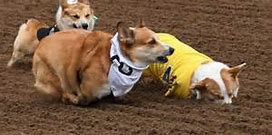
#> input picture Python/Pycharm/8Opencv/test.png, 272 x 135 px
$ python 5.py
#> lines starting #> are read from the running program, lines starting #| are printed output that depends on the picture
import cv2
img=cv2.imread('test.png',0)
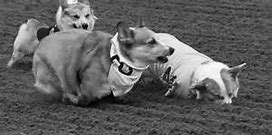
#> img: shape (135, 272); min 0, max 254, mean 96.4
rows,cols=img.shape #第一个参数为旋转中心，第二个为旋转角度，第三个为旋转后的缩放因子
#> rows = 135; cols = 272
M=cv2.getRotationMatrix2D((cols/2,rows/2),45,0.6) #第三个参数为图像的尺寸中心
dst=cv2.warpAffine(img,M,(2*cols,2*rows))
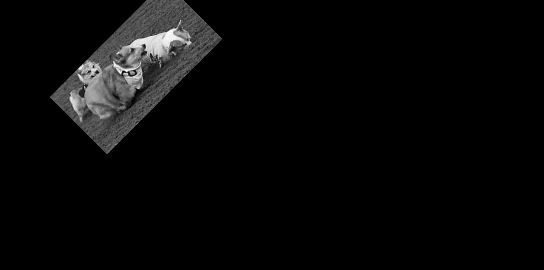
#> dst: shape (270, 544); min 0, max 250, mean 8.5
cv2.imshow('img',dst)
cv2.waitKey(0)
cv2.destroyAllWindows()
